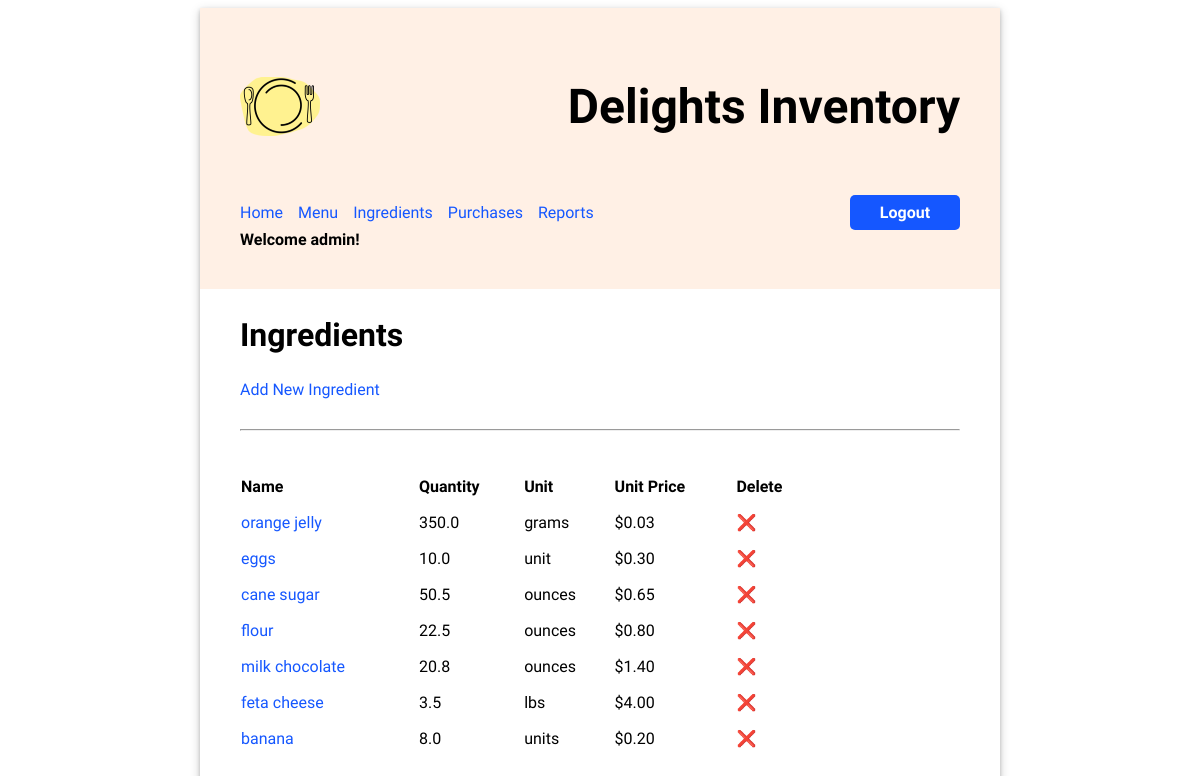
Before: /ingredients/ (signed in) with the older database file.
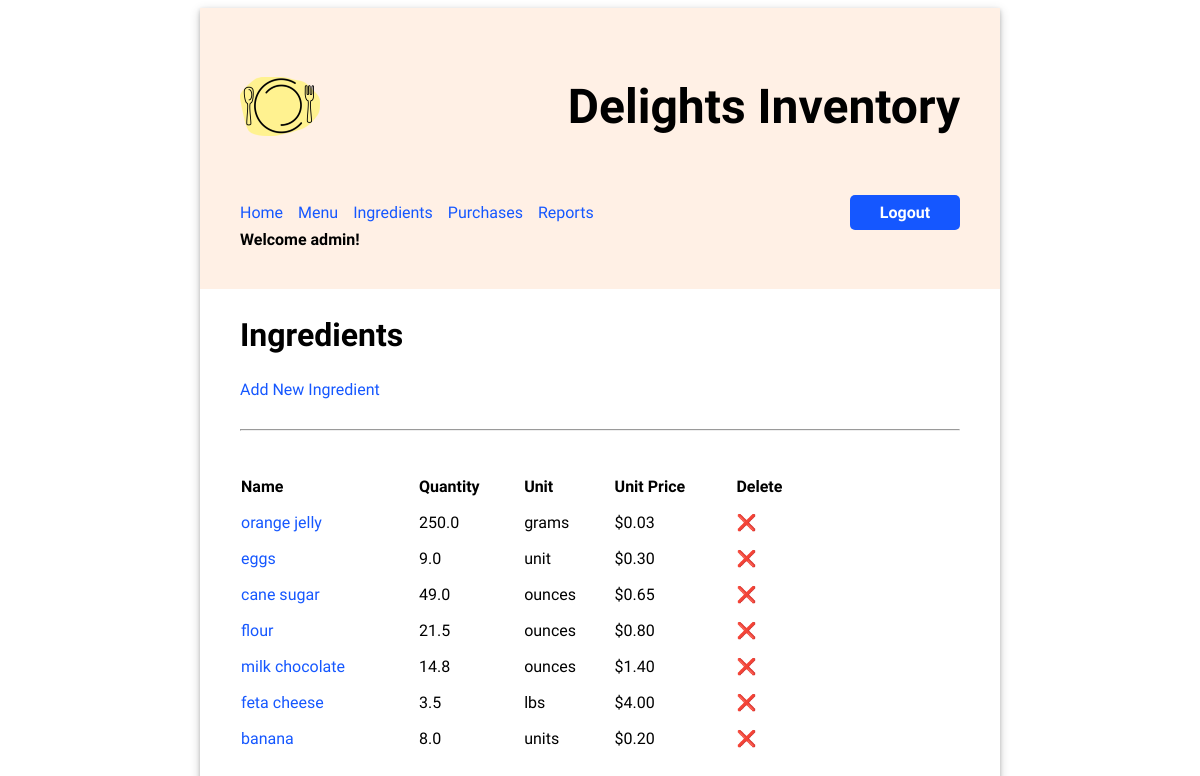
After: the same page with the newer database file.
### inventory/models.py (models this page shows, shortened)
class Ingredient(models.Model):
    name = models.CharField(max_length=200)
    quantity = models.FloatField(default=0)
    unit = models.CharField(max_length=200)
    unit_price = models.FloatField(default=0)

### inventory/views.py (the view)
# urls.py: path('ingredients/', views.IngredientsView.as_view(), name="ingredients"),
class IngredientsView(LoginRequiredMixin,ListView):
    model = Ingredient
    template_name = "inventory/view_ingredients.html"

### inventory/templates/inventory/view_ingredients.html (shortened to what this page needs)
{% extends 'base.html' %}
{% load static %}
{% block content %}
<h2>Ingredients</h2>
<a href="{% url 'add_ingredient' %}">Add New Ingredient</a>
<hr/>
<table class="inventory-table">
    <thead>
        <tr>
            <th>Name</th>
            <th>Quantity</th>
            <th>Unit</th>
            <th>Unit Price</th>
            <th>Delete</th>
        </tr>
    </thead>
    <tbody>
    {% for ingredient in object_list %}
        <tr>
            <td>
                <a href="{% url "update_ingredient" ingredient.id %}">{{ ingredient.name }}</a>
            </td>
            <td>{{ ingredient.quantity }}</td>
            <td>{{ ingredient.unit }}</td>
            <td class="price">${{ ingredient.unit_price|stringformat:".2f" }}</td>
            <td><a href="{% url "delete_ingredient" ingredient.id %}" style="text-decoration: none; color: inherit;">❌</a></td>
        </tr>
    {% endfor %}
    </tbody>
</table>
{% endblock %}

Changed rows visible on the page:
changed Ingredient "orange jelly": quantity "350.0" → "250.0"
changed Ingredient "eggs": quantity "10.0" → "9.0"
changed Ingredient "cane sugar": quantity "50.5" → "49.0"
changed Ingredient "flour": quantity "22.5" → "21.5"
changed Ingredient "milk chocolate": quantity "20.8" → "14.8"
